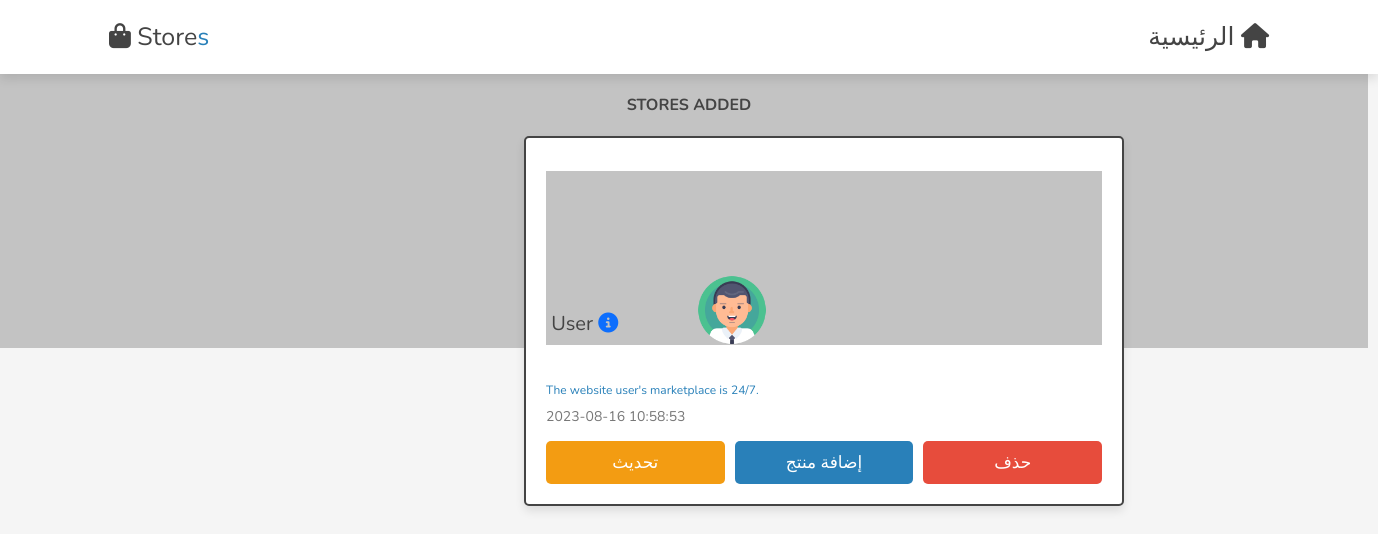
Page /store/create_store.php (signed in) on the committed database.
### tables this page shows
CREATE TABLE `store` (
  `id` int(11) NOT NULL,
  `title` varchar(255) NOT NULL,
  `subtitle` text NOT NULL,
  `status` int(11) NOT NULL,
  `image` varchar(255) DEFAULT NULL,
  `background` varchar(255) DEFAULT NULL,
  `created_by` int(11) NOT NULL,
  `created_at` datetime NOT NULL DEFAULT current_timestamp()
);

### store/create_store.php (the view, shortened to what this page needs)
<?php
include '../components/connect.php';
$user_id = $_SESSION['user_id'];
?>
<!DOCTYPE html>
<html lang="en">
<head>
   <link rel="stylesheet" href="https://cdnjs.cloudflare.com/ajax/libs/font-awesome/6.1.1/css/all.min.css">
   <link rel="stylesheet" href="../css/admin_style.css">
    <link rel="stylesheet" href="style.css">
    <link rel="stylesheet" href="https://cdn.jsdelivr.net/npm/bootstrap-icons@1.10.5/font/bootstrap-icons.css">
</head>
<body>
<?php include '../components/admin_header.php'; ?>
<?php
    $select_products = $conn->prepare("SELECT * FROM `store` WHERE created_by='$user_id'");
    $select_products->execute();
    if($select_products->rowCount() > 0){
        while($fetch_products = $select_products->fetch(PDO::FETCH_ASSOC)){
?>
<section class="show-products" style="position: absolute; z-index: -1; width: 100%; left: -32px; top: 0px;">
</section>
<section class="show-products">
   <h1 class="heading" style="font-size: 16px;">stores added</h1>
   <div class="box-container">
    <div class="box" style="width: 600px;">
        <img src="../images/<?= $fetch_products['image']; ?>" alt="" style="width: 72px; position: absolute; top: 210px; left: 50.5%;">
        <img src="../images/<?= $fetch_products['background']; ?>" alt="" style="width: 100%;">
        <div class="name" style="width: 172px; position: absolute; top: 310px; left: 40%;"><?= $fetch_products['title']; ?>
        <?php
        $status = $fetch_products['status'];
        if ($status == 0) { ?>
            <i class="fa fa-info-circle" style="color: #0D6EFD;" aria-hidden="true" rel="tooltip" title="جديد" id="blah"></i>
        <?php } else if ($status == 1) { ?>
            <i class="bi bi-exclamation-triangle" style="color: #F58F3C;" rel="tooltip" title="حظر مؤقت" id="blah"></i>
        <?php } else if ($status == 2) { ?>
            <i class="bi bi-exclamation-circle" style="color: #6C757D;" rel="tooltip" title="بإنتظار التوثيق" id="blah"></i>
        <?php } else if ($status == 3) { ?>
            <i class="fa fa-check" style="color: #198754;" aria-hidden="true" rel="tooltip" title="تم التوثيق" id="blah"></i>
        <?php } else if ($status == 4) { ?>
            <i class="bi bi-sign-stop-fill" style="color: #DC3545;" rel="tooltip" title="حظر تام" id="blah"></i>
        <?php } else if ($status == 5) { ?>
            <i class="bi bi-coin" style="color: #198754;" rel="tooltip" title="سوق محترف" id="blah"></i>
        <?php } else if ($status == 6) { ?>
            <!--<svg style="color: #1D9BF0;" xmlns="http://www.w3.org/2000/svg" width="16" height="16" fill="currentColor" class="bi bi-patch-check-fill" viewBox="0 0 16 16">
                <path d="M10.067.87a2.89 2.89 0 0 0-4.134 0l-.622.638-.89-.011a2.89 2.89 0 0 0-2.924 2.924l.01.89-.636.622a2.89 2.89 0 0 0 0 4.134l.637.622-.011.89a2.89 2.89 0 0 0 2.924 2.924l.89-.01.622.636a2.89 2.89 0 0 0 4.134 0l.622-.637.89.011a2.89 2.89 0 0 0 2.924-2.924l-.01-.89.636-.622a2.89 2.89 0 0 0 0-4.134l-.637-.622.011-.89a2.89 2.89 0 0 0-2.924-2.924l-.89.01-.622-.636zm.287 5.984-3 3a.5.5 0 0 1-.708 0l-1.5-1.5a.5.5 0 1 1 .708-.708L7 8.793l2.646-2.647a.5.5 0 0 1 .708.708z"/>
            </svg>-->
            <i class="bi bi-patch-check-fill" style="color: #1D9BF0; font-size: 18px;" rel="tooltip" title="المالك" id="blah"></i>
            <script>
                $(document).ready(function() {
                    $("[rel=tooltip]").tooltip({ placement: 'right'});
                });
            </script>
        <?php } ?>
        </div>
        <div class="price" style="font-size: 12px;"><?= $fetch_products['subtitle']; ?></div>
        <div class="details" style="font-size: 8px;"><span><?= $fetch_products['created_at']; ?></span></div>
        <div class="flex-btn">
         <a href="update_product.php?update=<?= $fetch_products['id']; ?>" class="option-btn">تحديث</a>
         <a href="products.php" class="btn">إضافة منتج</a>
         <a href="products.php?delete=<?= $fetch_products['id']; ?>" class="delete-btn" onclick="return confirm('delete this product?');">حذف</a>
        </div>
    </div>
   <?php
         }
      }else{
      }
   ?>
   </div>
</section>
</body>
</html>

### css/admin_style.css (style rules this page uses)
:root { --main-color:#2980b9; --orange:#f39c12; --red:#e74c3c; --black:#444; --white:#fff; --light-color:#777; --light-bg:#f5f5f5; --border:.2rem solid var(--black); --box-shadow:0 .5rem 1rem rgba(0,0,0,.1); }
* { font-family: 'Nunito', sans-serif; margin:0; padding:0; box-sizing: border-box; outline: none; border:none; text-decoration: none; }
html { font-size: 62.5%; overflow-x: hidden; }
body { background-color: var(--light-bg); }
section { padding:2rem; max-width: 1200px; margin:0 auto; }
.heading { font-size: 4rem; color:var(--black); margin-bottom: 2rem; text-align: center; text-transform: uppercase; }
.btn, .delete-btn, .option-btn { display: block; width: 100%; margin-top: 1rem; border-radius: .5rem; padding:1rem 3rem; font-size: 1.7rem; text-transform: capitalize; color:var(--white); cursor: pointer; text-align: center; }
.btn { background-color: var(--main-color); }
.option-btn { background-color: var(--orange); }
.delete-btn { background-color: var(--red); }
.flex-btn { display: flex; gap:1rem; }
.show-products .box-container { display: grid; grid-template-columns: repeat(auto-fit, 33rem); gap:1.5rem; justify-content: center; align-items: flex-start; }
.show-products .box-container .box { background-color: var(--white); box-shadow: var(--box-shadow); border-radius: .5rem; border:var(--border); padding:2rem; }
.show-products .box-container .box img { width: 100%; height: 20rem; object-fit: contain; margin-bottom: 1.5rem; }
.show-products .box-container .box .name { font-size: 2rem; color:var(--black); }
.show-products .box-container .box .price { font-size: 2rem; color:var(--main-color); margin:.5rem 0; }
.show-products .box-container .box .details { font-size: 1.5rem; color:var(--light-color); line-height: 2; }

### admin/style.css (style rules this page uses)
section .details span { font-size: 14px; }

### rows in the picture
store: image (picture), background (picture), title "User", status 0 (drawn), subtitle "The website user's marketplace is 24/7.", created_at "2023-08-16 10:58:53"
